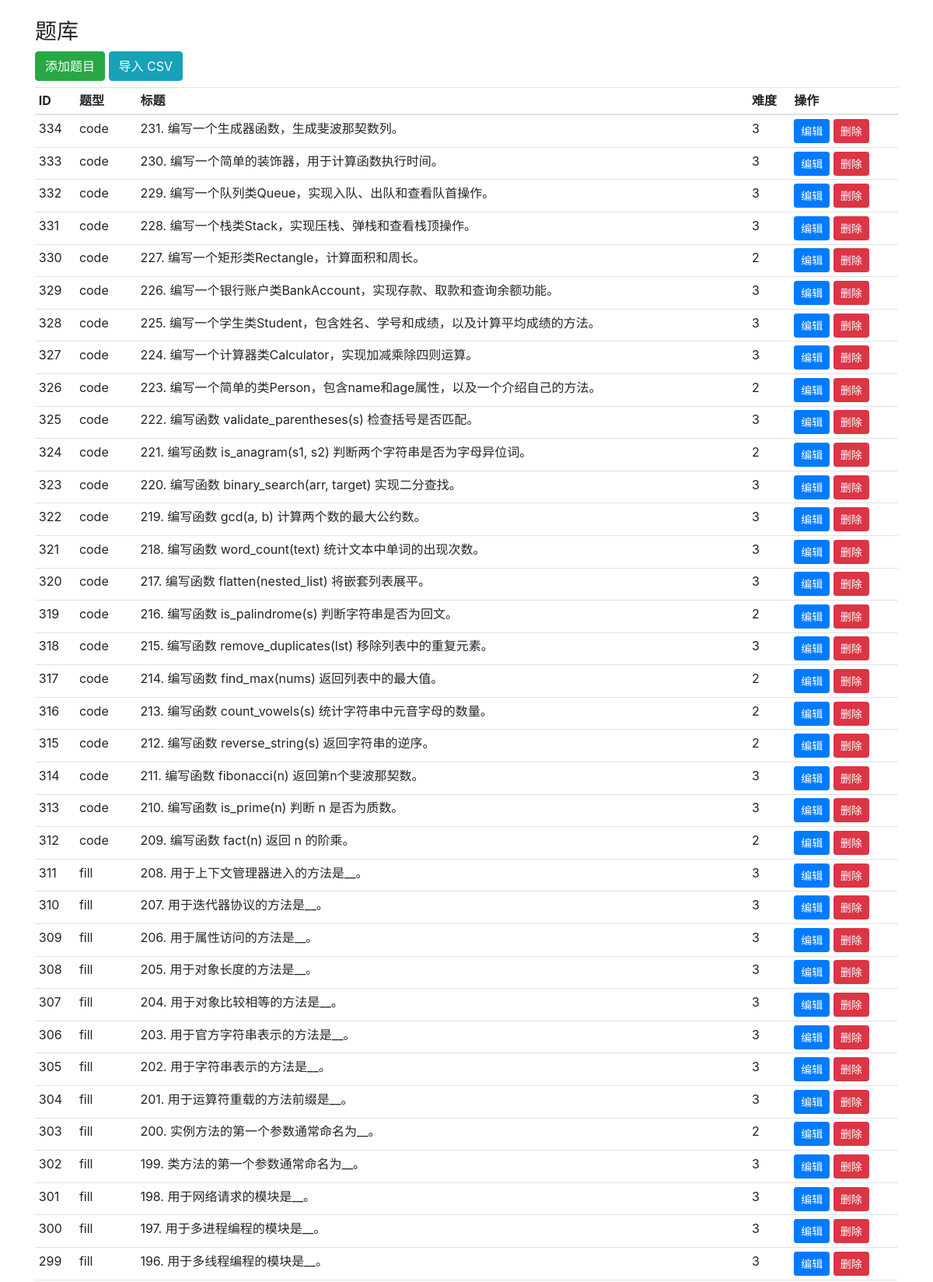
/admin/questions (signed in, upper part), run on the app's committed database.
### app/models.py (models this page shows)
class Question(db.Model):
    __tablename__ = 'questions'
    id = db.Column(db.Integer, primary_key=True)
    qtype = db.Column(db.String(20), nullable=False)  # 'choice','fill','code'
    title = db.Column(db.String(2000), nullable=False)
    option_a = db.Column(db.String(1000))
    option_b = db.Column(db.String(1000))
    option_c = db.Column(db.String(1000))
    option_d = db.Column(db.String(1000))
    answer = db.Column(db.Text)  # 存放参考答案或填空答案或代码样例
    difficulty = db.Column(db.Integer, default=1)
    created_at = db.Column(db.DateTime, default=datetime.datetime.utcnow)
    judge_template = db.Column(db.Text)  # 对于 code 题的判题模板（可选）

### app/admin/routes.py (the view)
@admin_bp.route('/questions')
@admin_required
def questions():
    from ..models import Question
    qs = Question.query.order_by(Question.id.desc()).all()
    return render_template('admin/q_list.html', qs=qs)

### app/admin/routes.py (called while the page is built)
def admin_required(f):
    from functools import wraps
    @wraps(f)
    def wrapper(*args, **kwargs):
        uid = session.get('user_id')
        if not uid:
            flash('请先登录', 'warning')
            return redirect(url_for('auth.login'))
        from ..models import User
        u = User.query.get(uid)
        if not u or not u.is_admin:
            flash('需要管理员权限', 'danger')
            return redirect(url_for('auth.index'))
        return f(*args, **kwargs)
    return wrapper

### app/templates/admin/q_list.html (shortened to what this page needs)
{% extends "base.html" %}
{% block content %}
  <h3>题库</h3>
  <a class="btn btn-success mb-2" href="{{ url_for('admin.question_add') }}">添加题目</a>
  <a class="btn btn-info mb-2" href="{{ url_for('admin.import_csv') }}">导入 CSV</a>
  <table class="table table-sm">
    <thead><tr><th>ID</th><th>题型</th><th>标题</th><th>难度</th><th>操作</th></tr></thead>
    <tbody>
      {% for q in qs %}
      <tr>
        <td>{{ q.id }}</td>
        <td>{{ q.qtype }}</td>
        <td>{{ q.title[:80] }}{% if q.title|length>80 %}...{% endif %}</td>
        <td>{{ q.difficulty }}</td>
        <td>
          <a class="btn btn-sm btn-primary" href="{{ url_for('admin.question_edit', qid=q.id) }}">编辑</a>
          <form style="display:inline" method="post" action="{{ url_for('admin.question_delete', qid=q.id) }}">
            <button class="btn btn-sm btn-danger" type="submit">删除</button>
          </form>
        </td>
      </tr>
      {% endfor %}
    </tbody>
  </table>
{% endblock %}

### data on the page
Question: id "334", qtype "code", title "231. 编写一个生成器函数，生成斐波那契数列。", difficulty "3"
Question: id "333", qtype "code", title "230. 编写一个简单的装饰器，用于计算函数执行时间。", difficulty "3"
Question: id "332", qtype "code", title "229. 编写一个队列类Queue，实现入队、出队和查看队首操作。", difficulty "3"
Question: id "331", qtype "code", title "228. 编写一个栈类Stack，实现压栈、弹栈和查看栈顶操作。", difficulty "3"
Question: id "330", qtype "code", title "227. 编写一个矩形类Rectangle，计算面积和周长。", difficulty "2"
Question: id "329", qtype "code", title "226. 编写一个银行账户类BankAccount，实现存款、取款和查询余额功能。", difficulty "3"
Question: id "328", qtype "code", title "225. 编写一个学生类Student，包含姓名、学号和成绩，以及计算平均成绩的方法。", difficulty "3"
Question: id "327", qtype "code", title "224. 编写一个计算器类Calculator，实现加减乘除四则运算。", difficulty "3"
Question: id "326", qtype "code", title "223. 编写一个简单的类Person，包含name和age属性，以及一个介绍自己的方法。", difficulty "2"
Question: id "325", qtype "code", title "222. 编写函数 validate_parentheses(s) 检查括号是否匹配。", difficulty "3"
Question: id "324", qtype "code", title "221. 编写函数 is_anagram(s1, s2) 判断两个字符串是否为字母异位词。", difficulty "2"
Question: id "323", qtype "code", title "220. 编写函数 binary_search(arr, target) 实现二分查找。", difficulty "3"
Question: id "322", qtype "code", title "219. 编写函数 gcd(a, b) 计算两个数的最大公约数。", difficulty "3"
Question: id "321", qtype "code", title "218. 编写函数 word_count(text) 统计文本中单词的出现次数。", difficulty "3"
Question: id "320", qtype "code", title "217. 编写函数 flatten(nested_list) 将嵌套列表展平。", difficulty "3"
Question: id "319", qtype "code", title "216. 编写函数 is_palindrome(s) 判断字符串是否为回文。", difficulty "2"
Question: id "318", qtype "code", title "215. 编写函数 remove_duplicates(lst) 移除列表中的重复元素。", difficulty "3"
Question: id "317", qtype "code", title "214. 编写函数 find_max(nums) 返回列表中的最大值。", difficulty "2"
Question: id "316", qtype "code", title "213. 编写函数 count_vowels(s) 统计字符串中元音字母的数量。", difficulty "2"
Question: id "315", qtype "code", title "212. 编写函数 reverse_string(s) 返回字符串的逆序。", difficulty "2"
Question: id "314", qtype "code", title "211. 编写函数 fibonacci(n) 返回第n个斐波那契数。", difficulty "3"
Question: id "313", qtype "code", title "210. 编写函数 is_prime(n) 判断 n 是否为质数。", difficulty "3"
Question: id "312", qtype "code", title "209. 编写函数 fact(n) 返回 n 的阶乘。", difficulty "2"
Question: id "311", qtype "fill", title "208. 用于上下文管理器进入的方法是__。", difficulty "3"
Question: id "310", qtype "fill", title "207. 用于迭代器协议的方法是__。", difficulty "3"
Question: id "309", qtype "fill", title "206. 用于属性访问的方法是__。", difficulty "3"
Question: id "308", qtype "fill", title "205. 用于对象长度的方法是__。", difficulty "3"
Question: id "307", qtype "fill", title "204. 用于对象比较相等的方法是__。", difficulty "3"
Question: id "306", qtype "fill", title "203. 用于官方字符串表示的方法是__。", difficulty "3"
Question: id "305", qtype "fill", title "202. 用于字符串表示的方法是__。", difficulty "3"
Question: id "304", qtype "fill", title "201. 用于运算符重载的方法前缀是__。", difficulty "3"
Question: id "303", qtype "fill", title "200. 实例方法的第一个参数通常命名为__。", difficulty "2"
Question: id "302", qtype "fill", title "199. 类方法的第一个参数通常命名为__。", difficulty "3"
Question: id "301", qtype "fill", title "198. 用于网络请求的模块是__。", difficulty "3"
Question: id "300", qtype "fill", title "197. 用于多进程编程的模块是__。", difficulty "3"
Question: id "299", qtype "fill", title "196. 用于多线程编程的模块是__。", difficulty "3"
